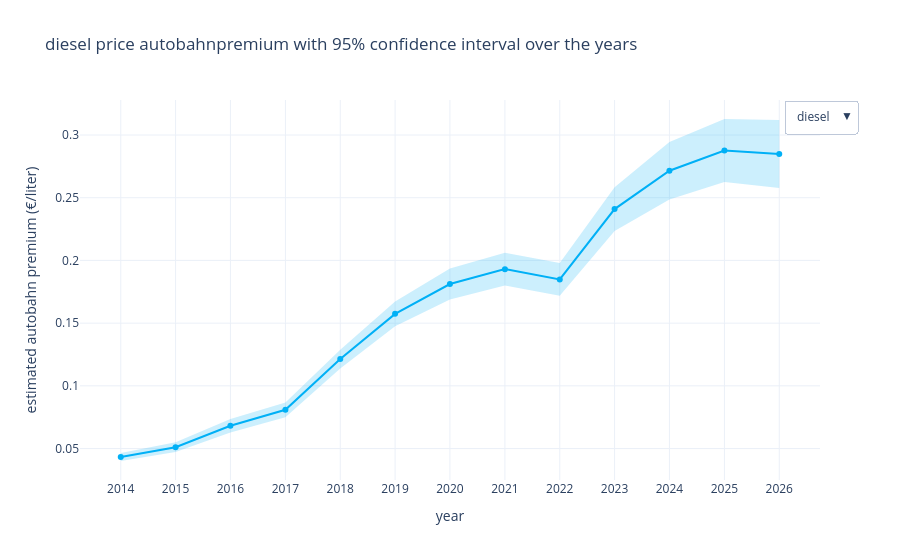

The code cell stored with this chart in its notebook:
### Markdown cell above
plotting the results

### Code cell
plot_yearly_autobahn_premium_line(summary_df)
